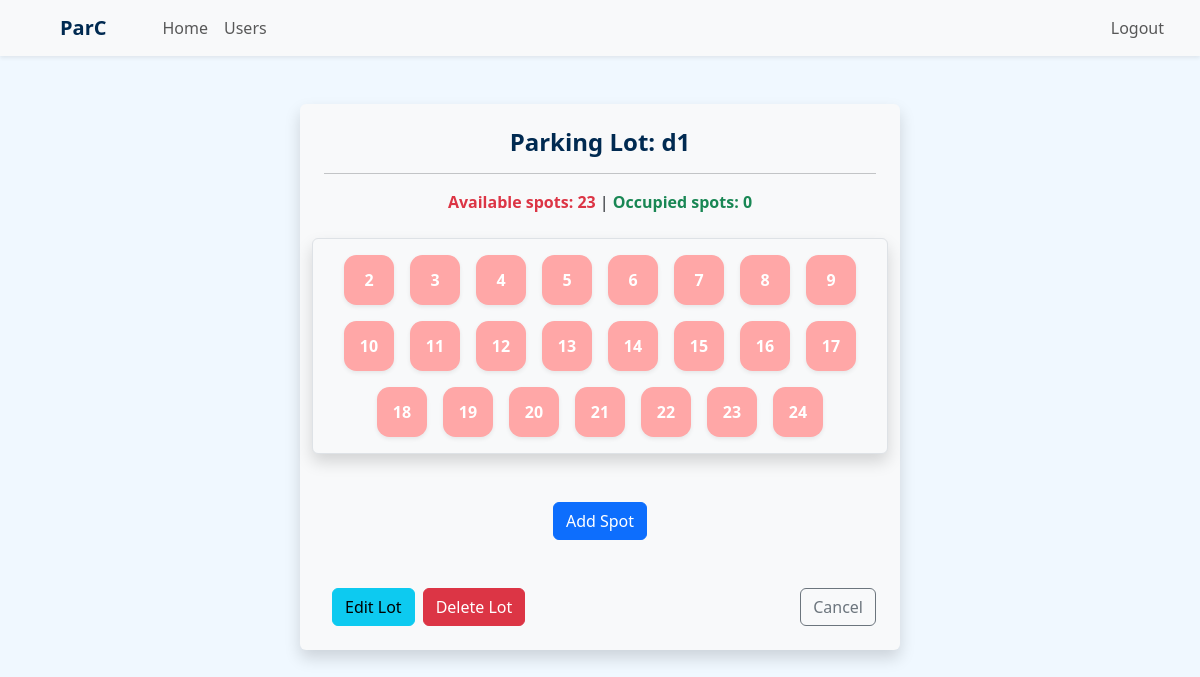
The page /admin/view_parking_lot/1 (signed in) on the database its author committed.
### application/models.py (models this page shows)
class ParkingLot(db.Model):
    id = db.Column(db.Integer, primary_key = True)
    pl_name = db.Column(db.String, nullable = False)
    price = db.Column(db.Integer, nullable = False, default = 1000)
    address = db.Column(db.String, nullable = False)
    pincode = db.Column(db.Integer, nullable = False)
    capacity = db.Column(db.Integer, nullable = False)
    spots_count = db.Column(db.Integer, nullable = False)
    created_at = db.Column(db.DateTime, nullable = False)
    spots = db.relationship('ParkingSpot', backref = 'lot', cascade = 'all, delete')

class ParkingSpot(db.Model):
    id = db.Column(db.Integer, primary_key = True)
    lot_id = db.Column(db.Integer, db.ForeignKey('parking_lot.id'), nullable = False)
    status = db.Column(db.String, nullable = False, default = 'available')
    reservations = db.relationship('Reservation', backref = 'spot', cascade = 'all, delete')

### application/routes.py (the view)
@app.route('/admin/view_parking_lot/<int:lot_id>')
@auth_required()
@roles_required('admin')
def view_parking_lot(lot_id):
    lot = ParkingLot.query.get(lot_id)
    occupied_spots = get_reserved_spots_count(lot.id)
    available_spots = lot.spots_count - occupied_spots
    return render_template('view_lot.html', lot=lot, occupied_spots = occupied_spots, available_spots = available_spots)

### application/utils.py (called while the page is built)
def get_reserved_spots_count(lot_id):
    return ParkingSpot.query.filter_by(lot_id = lot_id, status = "occupied").count()

### templates/view_lot.html (shortened to what this page needs)
{% extends "admin_dashboard.html" %}
{% block content %}
<div class="container my-5 w-50 mx-auto bg-light p-4 rounded shadow">
    <div class="row justify-content-center mb-4">
        <div class="text-center">
            <h4 class="fw-semibold">Parking Lot: {{lot.pl_name}} </h4>
            <hr>
            <div>
                <span class="fw-semibold text-danger">Available spots: {{available_spots}} </span> |
                <span class="fw-semibold text-success">Occupied spots: {{occupied_spots}} </span>
            </div>
        </div>
    </div>
    <div class="row align-items-start justify-content-center gap-3 rounded p-3 bg-light shadow border">
        {% for spot in lot.spots %}
        <a href="{{url_for('get_spot', spot_id = spot.id)}}"
            class="spot_box shadow-sm {{'unavailable' if spot.status != 'available' else 'available'}} ">
            {{spot.id}}
        </a>
        {% else %}
        <div class="text-center">
            <h5 class="text-muted">No Spots Found</h5>
        </div>
        {% endfor %}
    </div>
    <div class="text-center my-5">
        <a href="{{url_for('create_spot', lot_id = lot.id)}}" class="btn btn-primary"> Add Spot</a>
    </div>
    <div class="d-flex justify-content-between">
        <div class="d-flex">
            <a href="{{url_for('edit_parking_lot', lot_id=lot.id)}}" class="btn btn-info mx-2">Edit Lot</a>
            <a href="{{url_for('delete_lot', lot_id = lot.id)}}" class="btn btn-danger">Delete Lot</a>
        </div>
        <a href="{{url_for('admin_dashboard')}}" class="btn btn-outline-secondary">Cancel</a>
    </div>
</div>
{% endblock %}

### templates/admin_dashboard.html (style rules this page uses)
body { background-image: none !important; }
.spot_box { width: 50px; height: 50px; background-color: red; border-radius: 25%; display: flex; justify-content: center; align-items: center; color: white; font-weight: bold; text-decoration: none; }
.available { background-color: rgb(255, 167, 167); }

### rows shown on the page
ParkingLot: pl_name "d1"
ParkingSpot: id "2"
ParkingSpot: id "3"
ParkingSpot: id "4"
ParkingSpot: id "5"
ParkingSpot: id "6"
ParkingSpot: id "7"
ParkingSpot: id "8"
ParkingSpot: id "9"
ParkingSpot: id "10"
ParkingSpot: id "11"
ParkingSpot: id "12"
ParkingSpot: id "13"
ParkingSpot: id "14"
ParkingSpot: id "15"
ParkingSpot: id "16"
ParkingSpot: id "17"
ParkingSpot: id "18"
ParkingSpot: id "19"
ParkingSpot: id "20"
ParkingSpot: id "21"
ParkingSpot: id "22"
ParkingSpot: id "23"
ParkingSpot: id "24"

### other values the page prints
{{ available_spots }} "23"
{{ occupied_spots }} "0"
